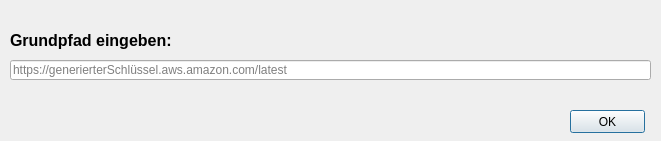
<?xml version="1.0" encoding="UTF-8"?>
<ui version="4.0">
 <class>BrowserPath</class>
 <widget class="QDialog" name="BrowserPath">
  <property name="geometry">
   <rect>
    <x>0</x>
    <y>0</y>
    <width>661</width>
    <height>141</height>
   </rect>
  </property>
  <property name="windowTitle">
   <string>Dialog</string>
  </property>
  <widget class="QLineEdit" name="txt_browserPath">
   <property name="geometry">
    <rect>
     <x>10</x>
     <y>60</y>
     <width>641</width>
     <height>20</height>
    </rect>
   </property>
   <property name="text">
    <string notr="true"/>
   </property>
   <property name="placeholderText">
    <string>https://generierterSchlüssel.aws.amazon.com/latest</string>
   </property>
  </widget>
  <widget class="QLabel" name="lbl_path">
   <property name="geometry">
    <rect>
     <x>10</x>
     <y>30</y>
     <width>231</width>
     <height>21</height>
    </rect>
   </property>
   <property name="font">
    <font>
     <pointsize>12</pointsize>
     <weight>75</weight>
     <bold>true</bold>
    </font>
   </property>
   <property name="text">
    <string>Grundpfad eingeben:</string>
   </property>
  </widget>
  <widget class="QPushButton" name="btn_ok">
   <property name="geometry">
    <rect>
     <x>570</x>
     <y>110</y>
     <width>75</width>
     <height>23</height>
    </rect>
   </property>
   <property name="text">
    <string>OK</string>
   </property>
  </widget>
 </widget>
 <resources/>
 <connections/>
</ui>
